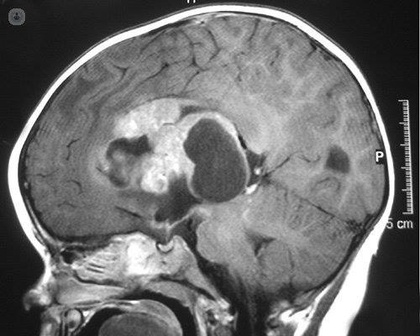
%> input picture Watershed/Practica4.jpg, 420 x 336 px, shrunk from 500 x 400 before the run
$ octave Prueba4.m   (GNU Octave 9; MATLAB toolbox functions it lacks are replaced by stand-ins)
%> lines starting %> are read from the running program, lines starting %| are printed output that depends on the picture; in (x1, y1, x2, y2) boxes, pixels count from 0 and x2, y2 are one past the last pixel; in counts of white or black regions, pixels touching at a corner belong together; the program's own positions count from 1
ImOr=double(rgb2gray((imread('Practica4.jpg'))))/255;
%> ImOr: size 336x420 double; min 0, max 1, mean 0.433
[m,n]=size(ImOr);
%> m = 336; n = 420
Fourier=fft2(ImOr);
FourierCentrada=fftshift(Fourier);
IM2=FourierCentrada;

figure(3), imshow(real(FourierCentrada));
%> after `imshow(real(FourierCentrada))`:
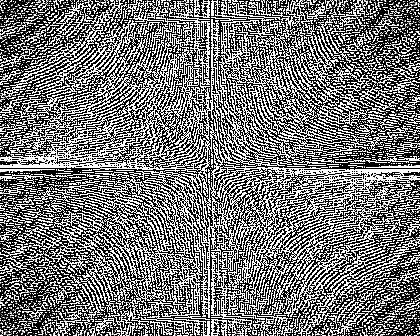
%> displayed picture: size 336x420, on the screen's scale of 0 to 255; min 0, max 255, mean 117.5
ord=20;
Do=5;
Do2=150;
H=zeros(m,n);
for i=1:m
    for j=1:n
        D(i,j)=sqrt((i-(m/2))^2+(j-(n/2))^2);
        H(i,j)=1/(1+((Do/D(i,j)).^(2*ord)));
        H2(i,j)=1/(1+((D(i,j)/Do2).^(2*ord)));
    end
end
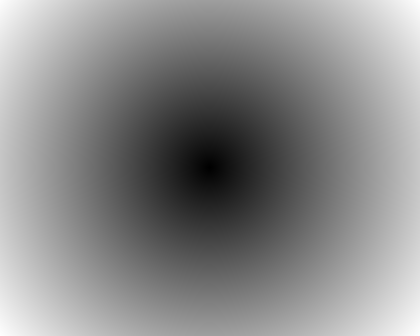
%> D: size 336x420 double; min 0, max 268.9, mean 145.2; drawn with min black and max white
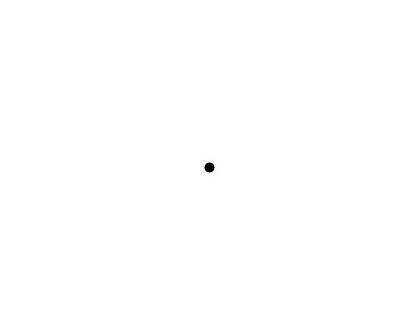
%> H: size 336x420 double; min 0, max 1, mean 0.999
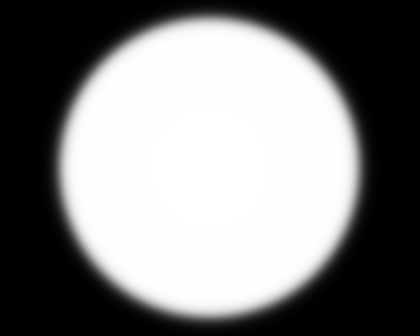
%> H2: size 336x420 double; min 7.21e-11, max 1, mean 0.503
% H=fft2(H);
% H=fftshift(H);

IM3=H.*IM2;
IM4=H2.*IM2;

IM3=ifft2(IM3);
IM4=ifft2(IM4);
F1=IM3+ImOr;
% IM3=ifftshift(IM3);
figure(1),imshow(uint8((IM3+.1)*255)),title('Im. Filtrada PA');
%> (this line was passed over: imshow is not available in this run)
figure(2), imshow(ImOr), title('Original')
figure(3),imshow(uint8((IM4+.1)*255)),title('Im. Filtrada PB');
%> (this line was passed over: imshow is not available in this run)
figure(4), imshow(uint8((F1+.1)*255)), title('realce');
%> (this line was passed over: imshow is not available in this run)

Med=medfilt2(real(IM4),[5 5]);
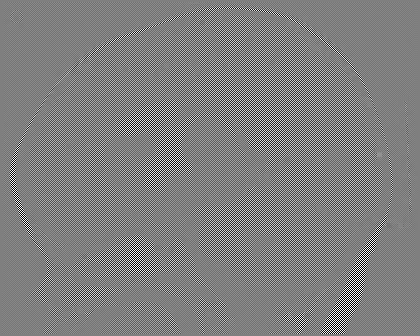
%> Med: size 336x420 double; min -0.999, max 0.999, mean 5.29e-05; drawn with min black and max white
figure(5), imshow(Med), title('Med + PB');
%> after `imshow(Med)`:
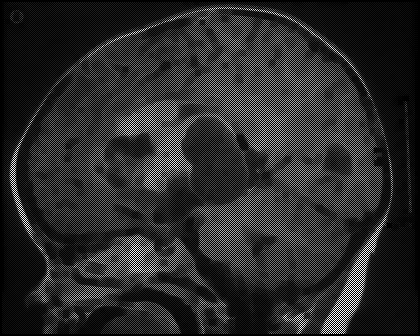
%> displayed picture: size 336x420, on the screen's scale of 0 to 255; min 0, max 255, mean 42.9
% Med=real(F1);
I=Med;

I=im2bw(I);
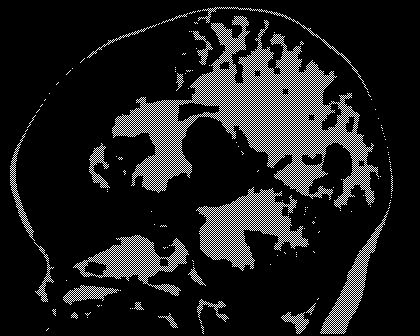
%> I: size 336x420 logical; 12% white in thin lines or dots, all inside (x1, y1, x2, y2) = (10, 7, 393, 334)
imshow(I);
pause;
I=imcomplement(I);
imshow(I);
pause;
I=bwdist(I);
imshow(I);
pause;
I=watershed(I);
%> I: size 336x420 uint8; every value is 1
imshow(I);
pause;


% [68 lines of commented-out code are left out]
